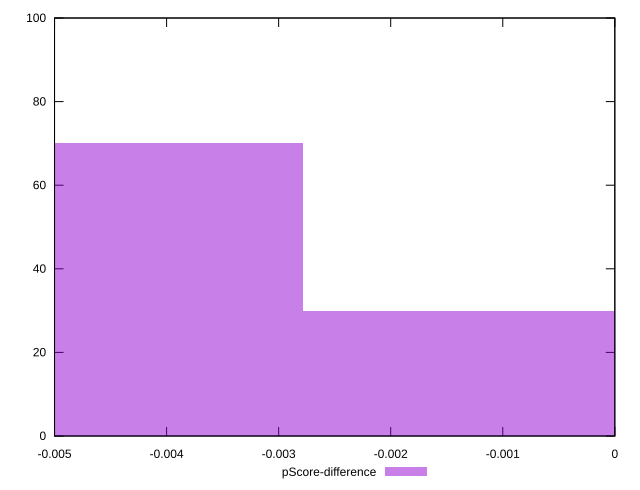

Here is the gnuplot script that generated this plot:
reset

$pScoreDifference <<EOF
0 30
-0.005566827903609006 70
EOF

set key outside below
set boxwidth 0.005566827903609006
set xrange [-0.0050000000000000044:0]
set yrange [0:100]
set trange [0:100]
set style fill transparent solid 0.5 noborder
set terminal svg size 640, 490 enhanced background rgb 'white'
set output "report_00018_2021-02-10T15-25-16.877Z/unused-css-rules/samples/pages+cached+noadtech+nomedia/pScore-difference/histogram.svg"

plot $pScoreDifference title "pScore-difference" with boxes

reset
